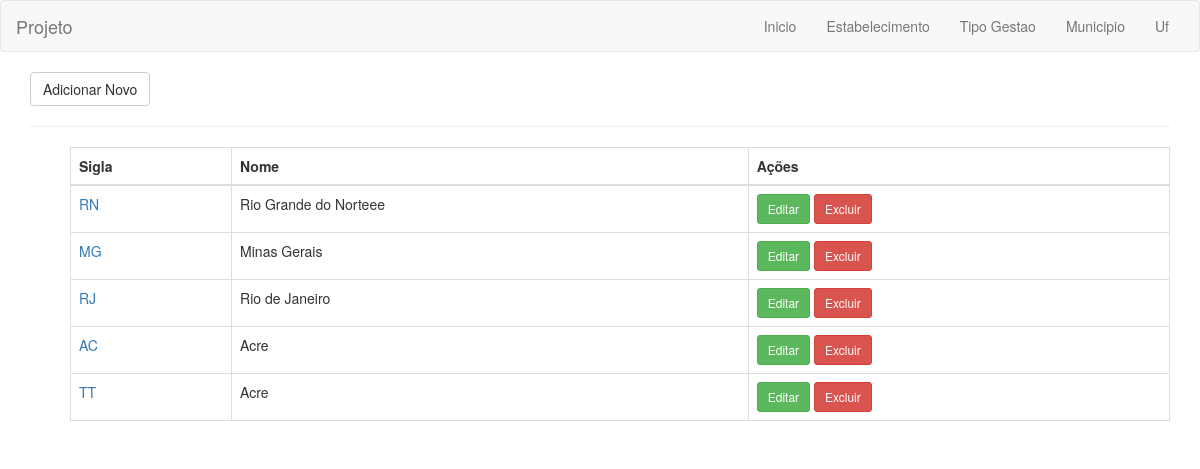
/listaUf/, run on an earlier commit of the app's database.
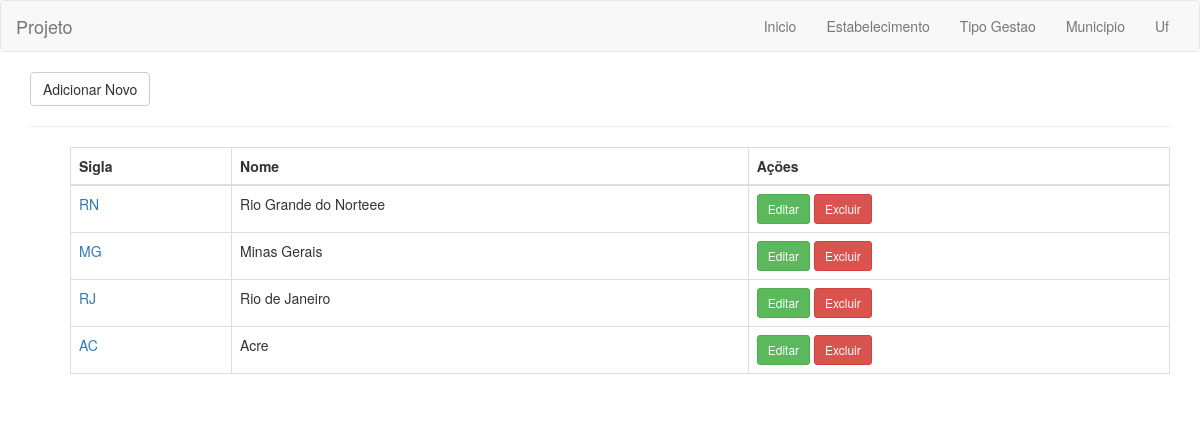
And on a later commit of the database.
### aplicativo/models.py (models this page shows, shortened)
class Uf(models.Model):
	sigla = models.CharField(max_length=2, primary_key=True)
	nome = models.CharField(max_length=60)

### aplicativo/views.py (the view)
# urls.py: url(r'^listaUf/', views.UfListView.as_view(template_name="Uf/listaUf.html")),
class UfListView(ListView):
	model = Uf

### templates/Uf/listaUf.html
{% extends "base.html" %}
{% block conteudo %}
<a href="/formUf" class="btn btn-default">Adicionar Novo</a>
<hr>
<ul>
    <table class="table table-bordered">
    <thead>
      <tr>
        <th>Sigla</th>
        <th>Nome</th>
        <th>Ações</th>
      </tr>
    </thead>
    <tbody>
    {% for uf in object_list %}
      <tr>
    <td><a href="/editar/{{uf.sigla}}">{{uf.sigla}}</a></td>
    <td>{{uf.nome}}</td>
    <td>
        <a href="/editar/{{uf.sigla}}" class="btn btn-success btn-sm">Editar</a>
        <a href="/excluir/{{uf.sigla}}" class="btn btn-danger btn-sm">Excluir</a>
    </td>
      </tr>
    {% endfor %}
    </tbody>
  </table>
</ul>
{% endblock %}

### templates/base.html (shortened to what this page needs)
<!DOCTYPE html>
<html lang="en">
<head>
  <link rel="stylesheet" href="https://maxcdn.bootstrapcdn.com/bootstrap/3.3.7/css/bootstrap.min.css">
</head>
<body>
<nav class="navbar navbar-default">
  <div class="container-fluid">
    <div class="navbar-header">
      <a class="navbar-brand" href="#">Projeto</a>
    </div>
    <ul class="nav navbar-nav pull-right">
      <li><a href="/">Inicio</a></li>
      <li><a href="/listaEstabelecimento">Estabelecimento</a></li>
      <li><a href="/listaTipoGestao">Tipo Gestao</a></li>
      <li><a href="/listaMunicipio">Municipio</a></li>
      <li><a href="/listaUf">Uf</a></li>
    </ul>
  </div>
</nav>
<div class="container">
 {% block conteudo %}
  {% endblock %}
</div>
</body>
</html>

What changed in the data, as far as the page shows it:
removed Uf: sigla "TT", nome "Acre"
